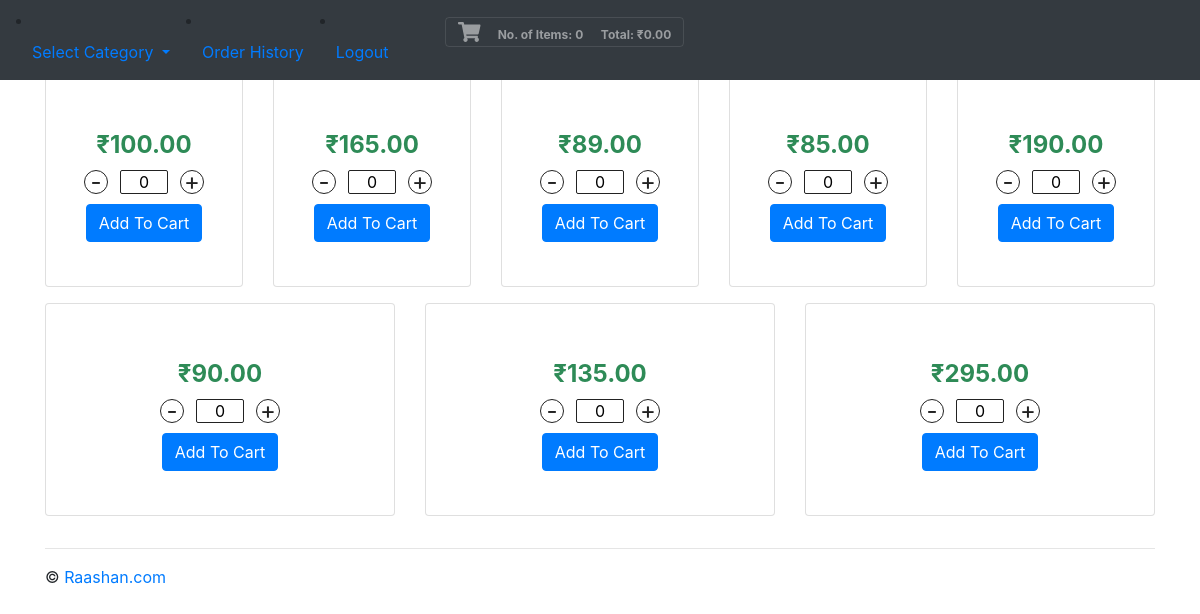
Screenshot of /filter/?category=Beverages with the database file from the repository.
### tables this page shows
CREATE TABLE products(id integer primary key autoincrement, prod_name text not null, image text not null, price float not null, category text not null,quantity integer not null);

### main.py (the view, shortened to what this page needs)
@app.route("/filter/")
def filter():
    if request.args.get('category'):
        query = request.args.get('category')
        products = db.execute("SELECT * FROM products WHERE category = :query ORDER BY id ", query=query)
    productsLen = len(products)
    shoppingCart = []
    shopLen = len(shoppingCart)
    totItems, total, display = 0, 0, 0
    return render_template("index.html", products=products, shoppingCart=shoppingCart, productsLen=productsLen,
                           shopLen=shopLen, total=total, totItems=totItems, display=display)

### templates/index.html (shortened to what this page needs)
{% extends "base.html" %}
{% block body %}
<div class="row" id="shirtCard">
    {% for i in range(productsLen) %}
    <div class="col-sm">
        <div class="card text-center">
            <div class="card-body">
                <form action="/buy/" methods="POST">
                    <h4 class="card-text price">{{'{:,.2f}'.format(products[i]["price"]) }}</h4>
                    <div class="stepper-input">
                        <span class="decrement target">-</span>
                        <input class="quantity" name="quantity" value='0'/>
                        <span class="increment target">+</span>
                    </div>
                    <input type="submit" class="btn btn-primary addToCart" value="Add To Cart"/><br/><br/>
                </form>
            </div>
        </div>
    </div>
    {% endfor %}
</div>
</div>
</main>
{% endblock %}

### static/css/custom.css (style rules this page uses)
.card { margin-bottom: 1em; }
.price { color: seagreen; font-weight: bold; }
.price:before { content: '₹'; }
.stepper-input { display: flex; display: -webkit-flex; color: #222; max-width: 120px; margin: 10px auto; text-align: center; }
.increment, .decrement { height: 24px; width: 24px; border: 1px solid #222; text-align: center; box-sizing: border-box; border-radius: 50%; text-decoration: none; color: #222; font-size: 24px; line-height: 22px; display: inline-block; cursor: pointer; }
.quantity { height: 24px; width: 48px; text-align: center; margin: 0 12px; border-radius: 2px; border: 1px solid #222; }

### templates/base.html (style rules this page uses)
body { background-image:url('https://cdn.pixabay.com/photo/2020/03/27/17/56/toilet-paper-4974461__340.jpg'); background-size:cover; }

### rows the page displays
products: price "100.00"
products: price "165.00"
products: price "89.00"
products: price "85.00"
products: price "190.00"
products: price "90.00"
products: price "135.00"
products: price "295.00"

### other values shown
{{ totItems }} "0"
{{ '{:,.2f}'.format(total) }} "0.00"
